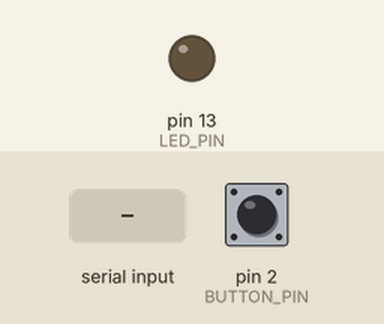
This sketch was run on a simulated Arduino Nano, built with avr-gcc and run on an emulated ATmega328P. Parts: output pins drawn as LEDs (lit = HIGH). Inputs (shaded band) come from the test bench; at power-on: pin 2 (BUTTON_PIN) HIGH. The audio player accepts every command and is not drawn; what the sketch prints to the serial monitor is not drawn.

Above: at 3.5 s.
3.6 s: pin 2 (BUTTON_PIN) pulled LOW for 0.15 s
At 4.3 s:
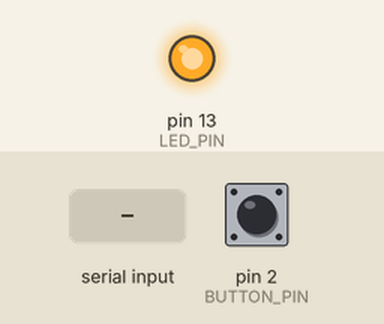
5.2 s: "s\n" received over Serial
At 5.8 s:
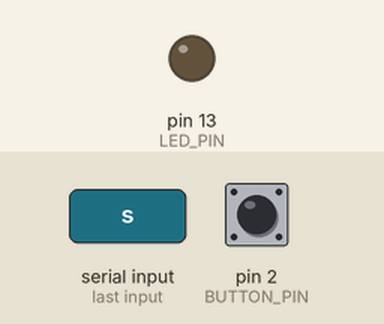
6.7 s: "p\n" received over Serial
At 7.9 s:
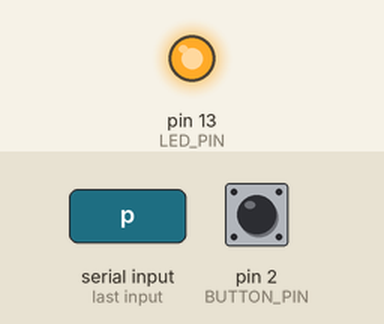
8.2 s: pin 2 (BUTTON_PIN) pulled LOW for 1 s
At 9.2 s:
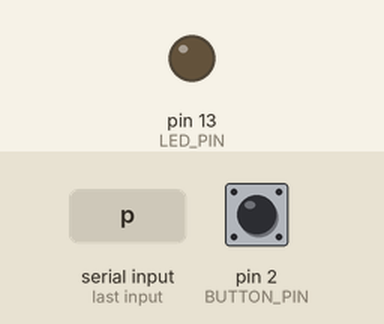
Timing chart, 0 to 11.2 s (numbered marks = the images above; inputs shaded):
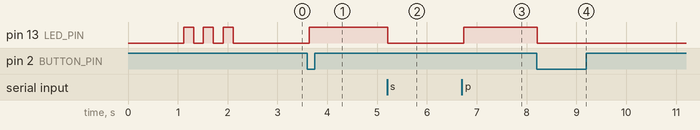

Measured:
- after the input at 3.6 s, pin 13 (LED_PIN): LOW → HIGH at once
- after the input at 5.2 s, pin 13 (LED_PIN): HIGH → LOW at once
- after the input at 6.7 s, pin 13 (LED_PIN): LOW → HIGH at once
- after the input at 8.2 s, pin 13 (LED_PIN): HIGH → LOW at once

The sketch:

dfplayer.ino
```cpp
#include <SoftwareSerial.h>
#include <DFPlayerMini_Fast.h>

// Pin definitions for Arduino Nano
const int SS_RX = 3;  // Connect to DFPlayer TX
const int SS_TX = 4;  // Connect to DFPlayer RX
const int LED_PIN = 13;  // Built-in LED for visual feedback
const int BUTTON_PIN = 2;  // Button to trigger playback

// Create SoftwareSerial and DFPlayer objects
SoftwareSerial dfSerial(SS_RX, SS_TX);
DFPlayerMini_Fast dfPlayer;

// Test variables
bool audioPlaying = false;
unsigned long lastButtonPress = 0;
const unsigned long debounceDelay = 200;  // 200ms debounce

void setup() {
  // Initialize serial communication
  Serial.begin(9600);
  Serial.println("DFPlayer Mini Test - Single File");
  Serial.println("=================================");

  // Configure pins
  pinMode(LED_PIN, OUTPUT);
  pinMode(BUTTON_PIN, INPUT_PULLUP);

  // Initialize DFPlayer communication
  dfSerial.begin(9600);

  // Wait for DFPlayer to initialize
  delay(500);

  // Initialize DFPlayer
  if (dfPlayer.begin(dfSerial)) {
    Serial.println("✓ DFPlayer Mini initialized successfully!");

    // Set volume to comfortable level
    dfPlayer.volume(20);  // Set volume (0-30)
    delay(100);

    Serial.println("✓ Ready to play audio file!");
    blinkLED(3, 200);  // Success indication
  } else {
    Serial.println("✗ Failed to initialize DFPlayer Mini!");
    Serial.println("Check connections and SD card");

    // Error indication - fast blinking
    while(true) {
      blinkLED(10, 50);
      delay(1000);
    }
  }

  Serial.println("\nControls:");
  Serial.println("Press button on pin 2 to play/stop");
  Serial.println("Send 'p' to play, 's' to stop");
  Serial.println();
}

void loop() {
  // Check for button press
  checkButton();

  // Check for serial commands
  checkSerialCommands();

  // Update LED status
  updateStatusLED();

  delay(10);  // Small delay to prevent excessive polling
}

void checkButton() {
  static bool lastButtonState = HIGH;
  bool currentButtonState = digitalRead(BUTTON_PIN);

  // Check for button press (falling edge with debounce)
  if (lastButtonState == HIGH && currentButtonState == LOW) {
    unsigned long currentTime = millis();
    if (currentTime - lastButtonPress > debounceDelay) {
      lastButtonPress = currentTime;
      toggleAudio();
    }
  }

  lastButtonState = currentButtonState;
}

void checkSerialCommands() {
  if (Serial.available()) {
    String command = Serial.readStringUntil('\n');
    command.trim();
    command.toLowerCase();

    if (command == "p") {
      playAudio();
    } else if (command == "s") {
      stopAudio();
    } else {
      Serial.println("Commands: 'p' to play, 's' to stop");
    }
  }
}

void toggleAudio() {
  if (audioPlaying) {
    stopAudio();
  } else {
    playAudio();
  }
}

void playAudio() {
  Serial.println("Playing audio file...");
  dfPlayer.play(1);  // Play the first (and only) track
  audioPlaying = true;
}

void stopAudio() {
  Serial.println("Stopping audio...");
  dfPlayer.stop();
  audioPlaying = false;
}

void increaseVolume() {
  static int currentVolume = 20;
  if (currentVolume < 30) {
    currentVolume++;
    dfPlayer.volume(currentVolume);
    Serial.print("Volume increased to: ");
    Serial.println(currentVolume);
  } else {
    Serial.println("Volume already at maximum (30)");
  }
}

void decreaseVolume() {
  static int currentVolume = 20;
  if (currentVolume > 0) {
    currentVolume--;
    dfPlayer.volume(currentVolume);
    Serial.print("Volume decreased to: ");
    Serial.println(currentVolume);
  } else {
    Serial.println("Volume already at minimum (0)");
  }
}

void updateStatusLED() {
  // LED on when audio is playing, off when stopped
  digitalWrite(LED_PIN, audioPlaying);
}

void blinkLED(int times, int delayMs) {
  for (int i = 0; i < times; i++) {
    digitalWrite(LED_PIN, HIGH);
    delay(delayMs);
    digitalWrite(LED_PIN, LOW);
    delay(delayMs);
  }
}
```
